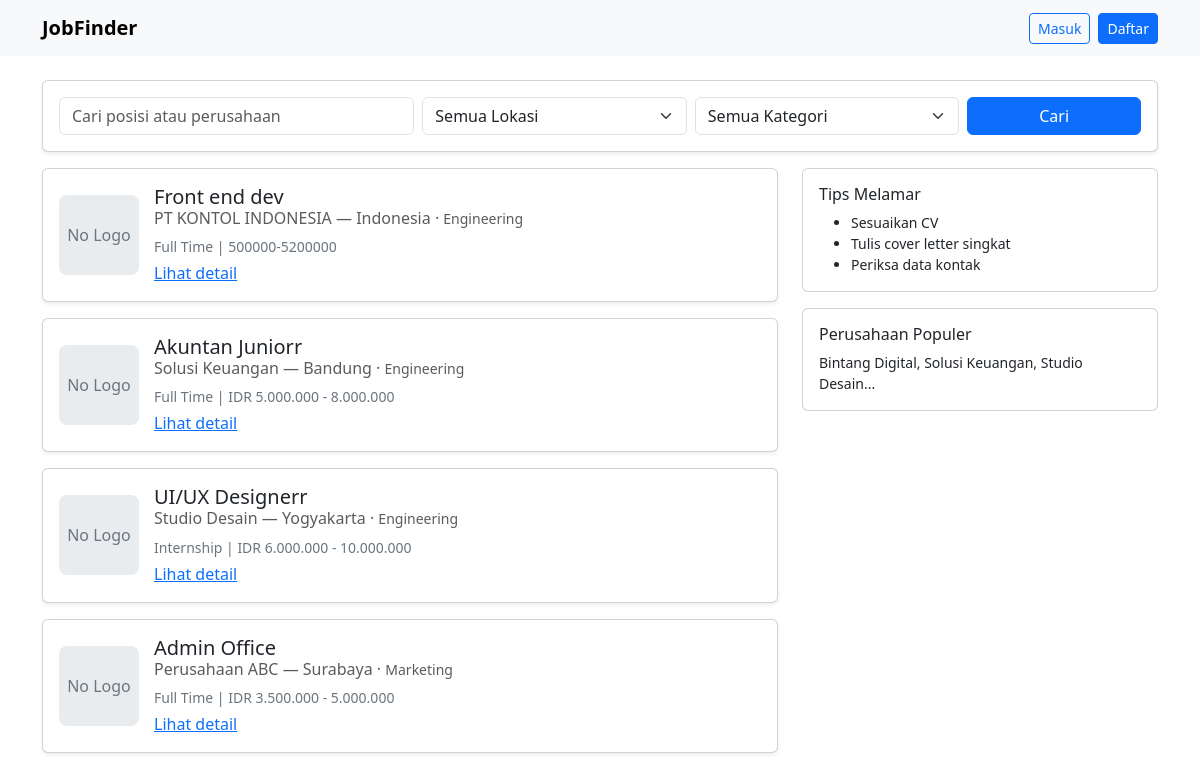
The page / on the database its author committed.
### tables this page shows
CREATE TABLE `jobs` (
  `id` int NOT NULL,
  `title` varchar(150) NOT NULL,
  `company` varchar(150) NOT NULL,
  `location` varchar(120) NOT NULL,
  `category` varchar(100) NOT NULL,
  `type` varchar(50) DEFAULT 'Full-time',
  `salary` varchar(80) DEFAULT '',
  `description` text,
  `logo` varchar(255) DEFAULT NULL,
  `posted_at` timestamp NOT NULL DEFAULT CURRENT_TIMESTAMP,
  `status` enum('pending','active','inactive') DEFAULT 'pending'
);

### index.php (the view, shortened to what this page needs)
<?php
require_once('./config.php');
$q   = $_GET['q'] ?? '';
$sql = "SELECT id, title, company, location, category, type, salary, posted_at, IFNULL(logo,'') AS logo FROM jobs WHERE 1=1";
$params = [];
$types = '';
$sql .= " ORDER BY posted_at DESC";
$res = false;
if (count($params) > 0) {
    $stmt = $conn->prepare($sql);
    if ($stmt) {
        $bind_names[] = $types;
        for ($i=0; $i<count($params); $i++) {
            $bind_name = 'bind' . $i;
            $$bind_name = $params[$i];
            $bind_names[] = &$$bind_name;
        }
        call_user_func_array([$stmt, 'bind_param'], $bind_names);
        $stmt->execute();
        $res = $stmt->get_result();
    } else {
        $safe_sql = $sql;
        foreach ($params as $p) {
            $safe_sql = preg_replace('/\?/', "'" . $conn->real_escape_string($p) . "'", $safe_sql, 1);
        }
        $res = $conn->query($safe_sql);
    }
} else {
    $res = $conn->query($sql);
}
?>
<!doctype html>
<html lang="id">
<head>
    <link href="https://cdn.jsdelivr.net/npm/bootstrap@5.3.0/dist/css/bootstrap.min.css" rel="stylesheet">
</head>
<body>
    <nav class="navbar navbar-expand-lg bg-body-tertiary">
        <div class="container">
            <a class="navbar-brand fw-bold" href="#">JobFinder</a>
            <div class="d-flex">
                <?php if (isset($_SESSION['user_id'])): ?>
                <span class="me-2">Halo, <?= htmlspecialchars($_SESSION['user_name']) ?></span>
                <a class="btn btn-outline-secondary btn-sm" href="logout.php">Logout</a>
                <?php else: ?>
                <a class="btn btn-outline-primary btn-sm me-2" href="login.php">Masuk</a>
                <a class="btn btn-primary btn-sm" href="register.php">Daftar</a>
                <?php endif; ?>
            </div>
        </div>
    </nav>
    <div class="container py-4">
        <div class="card p-3 mb-3 shadow-sm">
            <form class="row g-2" method="get">
                <div class="col-md-4">
                    <input name="q" class="form-control" placeholder="Cari posisi atau perusahaan"
                        value="<?= htmlspecialchars($q) ?>">
                </div>
                <div class="col-md-3">
                    <select name="location" class="form-select">
                        <option value="">Semua Lokasi</option>
                    </select>
                </div>
                <div class="col-md-3">
                    <select name="category" class="form-select">
                        <option value="">Semua Kategori</option>
                    </select>
                </div>
                <div class="col-md-2">
                    <button class="btn btn-primary w-100">Cari</button>
                </div>
            </form>
        </div>
        <div class="row">
            <div class="col-md-8">
                <?php if ($res && $res->num_rows > 0): ?>
                <?php while ($job = $res->fetch_assoc()): ?>
                <div class="card mb-3 shadow-sm">
                    <div class="card-body d-flex align-items-center">
                        <?php if (!empty($job['logo'])): ?>
                        <img src="../uploads/<?= htmlspecialchars($job['logo']) ?>"
                            alt="Logo <?= htmlspecialchars($job['company']) ?>"
                            style="width:80px; height:80px; object-fit:contain; margin-right:15px; border-radius:8px; background:#fff;">
                        <?php else: ?>
                        <div
                            style="width:80px; height:80px; background:#e9ecef; border-radius:8px; margin-right:15px; display:flex; align-items:center; justify-content:center; color:#6c757d;">
                            No Logo
                        </div>
                        <?php endif; ?>
                        <div>
                            <h5 class="card-title mb-1"><?= htmlspecialchars($job['title']) ?></h5>
                            <h6 class="card-subtitle mb-2 text-muted">
                                <?= htmlspecialchars($job['company']) ?> — <?= htmlspecialchars($job['location']) ?>
                                · <small><?= htmlspecialchars($job['category']) ?></small>
                            </h6>
                            <p class="mb-1 small text-secondary">
                                <?= htmlspecialchars($job['type']) ?> | <?= htmlspecialchars($job['salary']) ?>
                            </p>
                            <a href="job_detail.php?id=<?= $job['id'] ?>" class="stretched-link">Lihat detail</a>
                        </div>
                    </div>
                </div>
                <?php endwhile; ?>
                <?php else: ?>
                <p class="text-center text-muted">Belum ada lowongan yang sesuai.</p>
                <?php endif; ?>
            </div>
            <div class="col-md-4">
                <div class="card p-3 mb-3">
                    <h6>Tips Melamar</h6>
                    <ul class="small mb-0">
                        <li>Sesuaikan CV</li>
                        <li>Tulis cover letter singkat</li>
                        <li>Periksa data kontak</li>
                    </ul>
                </div>
                <div class="card p-3">
                    <h6>Perusahaan Populer</h6>
                    <p class="small mb-0">Bintang Digital, Solusi Keuangan, Studio Desain...</p>
                </div>
            </div>
        </div>
    </div>
</body>
</html>

### rows shown on the page
jobs: title "Front end dev", company "PT KONTOL INDONESIA", location "Indonesia", category "Engineering", type "Full Time", salary "500000-5200000"
jobs: title "Akuntan Juniorr", company "Solusi Keuangan", location "Bandung", category "Engineering", type "Full Time", salary "IDR 5.000.000 - 8.000.000"
jobs: title "UI/UX Designerr", company "Studio Desain", location "Yogyakarta", category "Engineering", type "Internship", salary "IDR 6.000.000 - 10.000.000"
jobs: title "Admin Office", company "Perusahaan ABC", location "Surabaya", category "Marketing", type "Full Time", salary "IDR 3.500.000 - 5.000.000"
